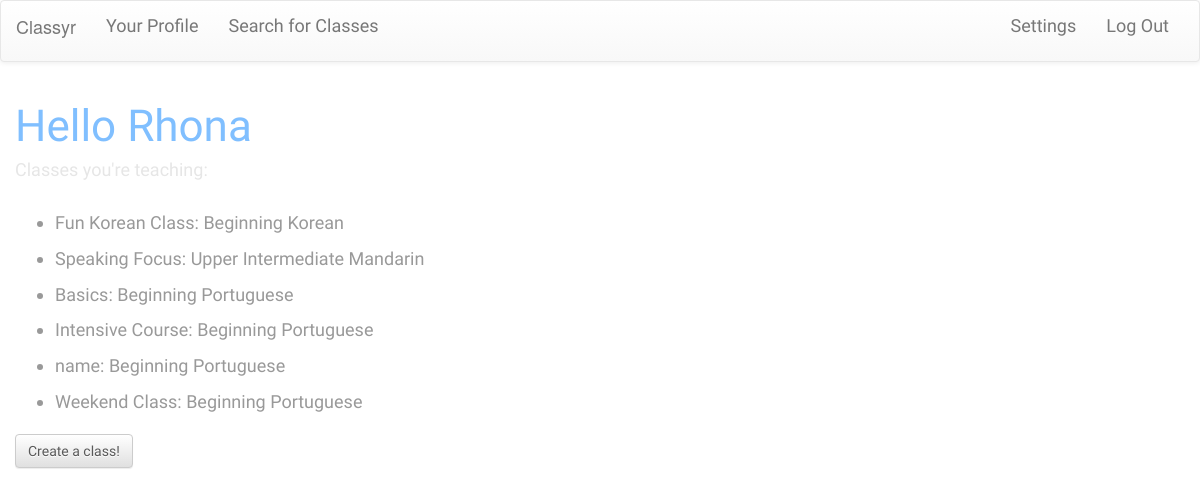
The page /profile/Rhona (signed in) on the database its author committed.
### model.py (models this page shows)
class User(db.Model):
    __tablename__ = "users"
    user_id = db.Column(db.Integer, primary_key=True, autoincrement=True)
    username = db.Column(db.String(40), nullable=False)
    email = db.Column(db.String(100), nullable=False)
    password = db.Column(db.String(30), nullable=False)
    fname = db.Column(db.String(60))
    lname = db.Column(db.String(100))
    is_teacher = db.Column(db.Boolean, nullable=False)
    image = db.Column(db.String(150))
    bio = db.Column(db.String(300))
    def __repr__(self):
        return "<User user_id={} email={}>".format(self.user_id, self.email)

class Classroom(db.Model):
    __tablename__ = "classes"
    class_id = db.Column(db.Integer, autoincrement=True, primary_key=True)
    class_name = db.Column(db.String(35), nullable=False)
    language = db.Column(db.String(40), nullable=False)
    level = db.Column(db.String, nullable=False)
    cost = db.Column(db.Integer, nullable=True)
    per_time = db.Column(db.String, nullable=False)
    base_price = db.Column(db.Float)
    min_students = db.Column(db.Integer, nullable=False)
    max_students = db.Column(db.Integer, nullable=False)
    address = db.Column(db.String, nullable=True)
    class_days = db.Column(db.String, nullable=False)
    start_date = db.Column(db.DateTime, nullable=False)
    end_date = db.Column(db.DateTime, nullable=True)
    start_time = db.Column(db.DateTime, nullable=False)
    end_time = db.Column(db.DateTime, nullable=False)
    rating = db.Column(db.Integer, nullable=True)
    rating_count = db.Column(db.Integer)
    create_date = db.Column(db.DateTime)
    c_count = db.Column(db.Integer)
    hide_reviews = db.Column(db.Boolean, default=0)
    def __repr__(self):
        return "<Class class_id={} language={}>".format(self.class_id, self.language)

### server.py (the view)
@app.route('/profile/<user_username>')
def profile(user_username):
    session_id = session["user_id"]
    print "session_id"
    print session_id
    user_email = db.session.query(User).filter(User.user_id == session_id).first()
    print "user_email"
    print user_email
    user_classes = db.session.query(Classroom).join(ClassUser).filter(ClassUser.user_id == session_id).all()
    print user_classes
    print "bonitinha"
    return render_template("profile.html", user_email=user_email, user_classes=user_classes, user_username=user_username)

### templates/profile.html (shortened to what this page needs)
{% extends 'base.html' %}
{% block body %}
<div id="basic-class" class="col-sm-6 col-md-5 col-lg-6">
<h1>Hello {{ user_email.fname }}</h1>
{% if user_email.is_teacher == 1 %}
<h5>Classes you're teaching:</h5>
<br>
<ul id="users-classes">
{% for item in user_classes %}
<a href="/enrolled-in/{{ item.class_id }}"><li>{{ item.class_name }}: {{ item.level }} {{ item.language }}</li></a>
{% endfor %}
</ul>
{% endif %}
{% if user_email.is_teacher == 1 %}
<a href="/create-class"><button id="create-class" class="btn btn-default">Create a class!</button></a>
{% endif %}
</div>
{% endblock %}

### static/project.css (style rules this page uses)
body { background-image: url(/static/stardust.png) }
h1 { font-family: 'Courgette', cursive; font-size: 44px; color: #80bfff; }
h5 { font-family: 'PT Sans', sans-serif; font-size: 18px; color: #e6e6e6; }
li { font-family: 'PT Sans', sans-serif; font-size: 18px; color: #999999; padding-bottom: 10px; }
.btn-default { font-family: 'Courgette', cursive; color: #595959; }

### rows shown on the page
User: fname "Rhona"
Classroom: class_name "Fun Korean Class", level "Beginning", language "Korean"
Classroom: class_name "Speaking Focus", level "Upper Intermediate", language "Mandarin"
Classroom: class_name "Basics", level "Beginning", language "Portuguese"
Classroom: class_name "Intensive Course", level "Beginning", language "Portuguese"
Classroom: class_name "name", level "Beginning", language "Portuguese"
Classroom: class_name "Weekend Class", level "Beginning", language "Portuguese"
